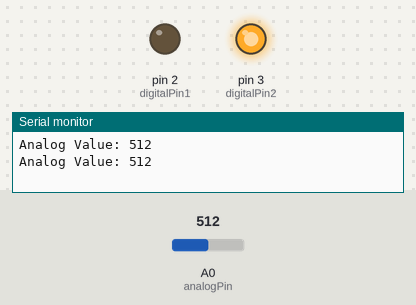
Simulated run of this sketch. Board: Arduino Uno, built with avr-gcc and run on an emulated ATmega328P. On the bench: output pins drawn as LEDs (lit = HIGH), the last lines printed to the serial monitor. Inputs (shaded band) come from the test bench; at power-on: A0 (analogPin) = 512.

Above: at 1.8 s.
1.9 s: A0 (analogPin) set to 411
3.4 s: A0 (analogPin) set to 388
At 5.2 s:
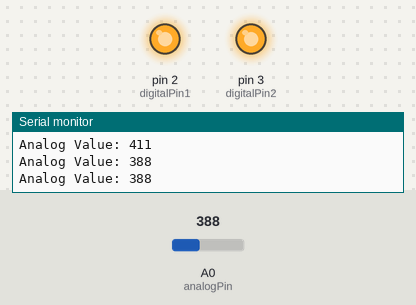
5.5 s: A0 (analogPin) set to 212
7.2 s: A0 (analogPin) set to 191
At 8.4 s:
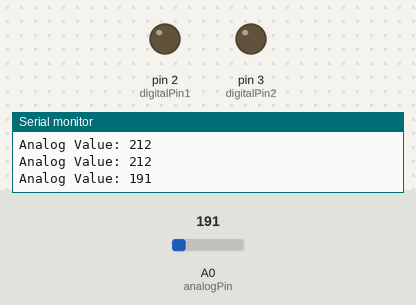
9.5 s: A0 (analogPin) set to 210
At 11.2 s:
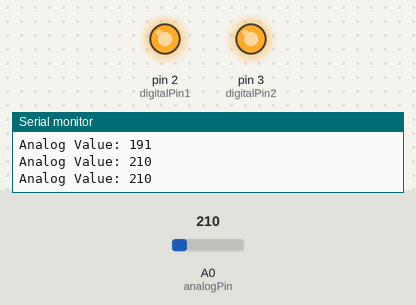
11.5 s: A0 (analogPin) set to 190
At 12.8 s:
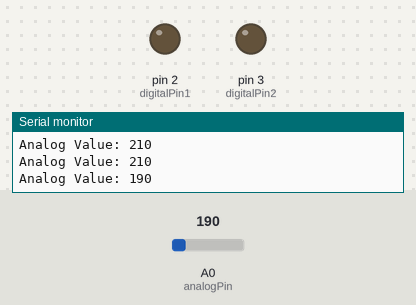
Timing chart, 0 to 14.5 s (numbered marks = the images above; inputs shaded):
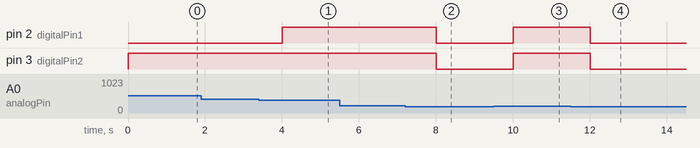

Measured:
- the behaviour switches between 400 and 399 on A0 (analogPin) (found by bisection; images 0 and 1)
- the behaviour switches between 200 and 199 on A0 (analogPin) (found by bisection; images 1 and 2)
- after the input at 3.4 s, pin 2 (digitalPin1): LOW → HIGH after 0.60 s
- after the input at 7.2 s, pin 2 (digitalPin1), pin 3 (digitalPin2): HIGH → LOW after 0.80 s
- after the input at 9.5 s, pin 2 (digitalPin1), pin 3 (digitalPin2): LOW → HIGH after 0.50 s
- after the input at 11.5 s, pin 2 (digitalPin1), pin 3 (digitalPin2): HIGH → LOW after 0.51 s

The sketch:

Ardunio_Uno_Analog_Code.ino
```cpp
const int analogPin = A0;  // Analog input pin
const int digitalPin1 = 2; // Digital output pin 1
const int digitalPin2 = 3; // Digital output pin 2

void setup() {
  pinMode(digitalPin1, OUTPUT);
  pinMode(digitalPin2, OUTPUT);
  Serial.begin(9600);
}

void loop() {
  // Read analog input
  int analogValue = analogRead(analogPin);

  // Print the analog value for reference
  Serial.print("Analog Value: ");
  Serial.println(analogValue);

  // Check the analog value and set digital outputs accordingly
  if (analogValue < 200) {
    digitalWrite(digitalPin1, LOW);
    digitalWrite(digitalPin2, LOW);
  } else if (analogValue < 400) {
    digitalWrite(digitalPin1, HIGH);
    digitalWrite(digitalPin2, HIGH);
  } else {
    digitalWrite(digitalPin1, LOW);
    digitalWrite(digitalPin2, HIGH);
  }

  // Add a delay to avoid rapid changes
delay(1000);
}
```
